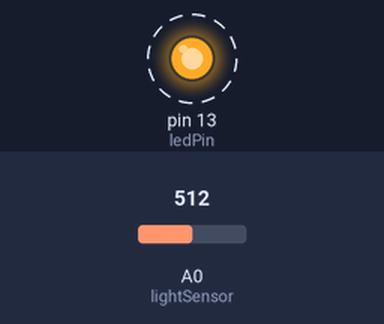
Bench run of a sketch on a simulated Arduino Uno, built with avr-gcc and run on an emulated ATmega328P. Shown: output pins drawn as LEDs (lit = HIGH). Dashed ring = blinking. The inputs (shaded band) are chosen by the test bench; at power-on: A0 (lightSensor) = 512. What the sketch prints to the serial monitor is not drawn.

Above: at 0.2 s.
Timing chart, 0 to 3.0 s (numbered marks = the images above):
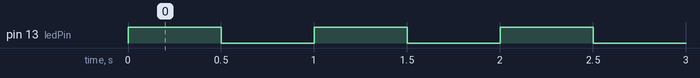

The sketch:

read_light_sensor.pde
```cpp
#define ledPin     13
#define lightSensor   0


void setup () {
   pinMode (ledPin, OUTPUT);
   Serial.begin (9600);

}


void loop () {
  int light;

  light = analogRead (lightSensor);
  Serial.print ('A');
  Serial.print (light);
  Serial.println ();

  toggleLed ();
  delay (500);


}


void toggleLed () {
  int state;

 state = digitalRead (ledPin);
 digitalWrite (ledPin, !state);
}
```

Measured:
- by itself, pin 13 (ledPin): alternates HIGH for 0.50 s and LOW for 0.50 s
